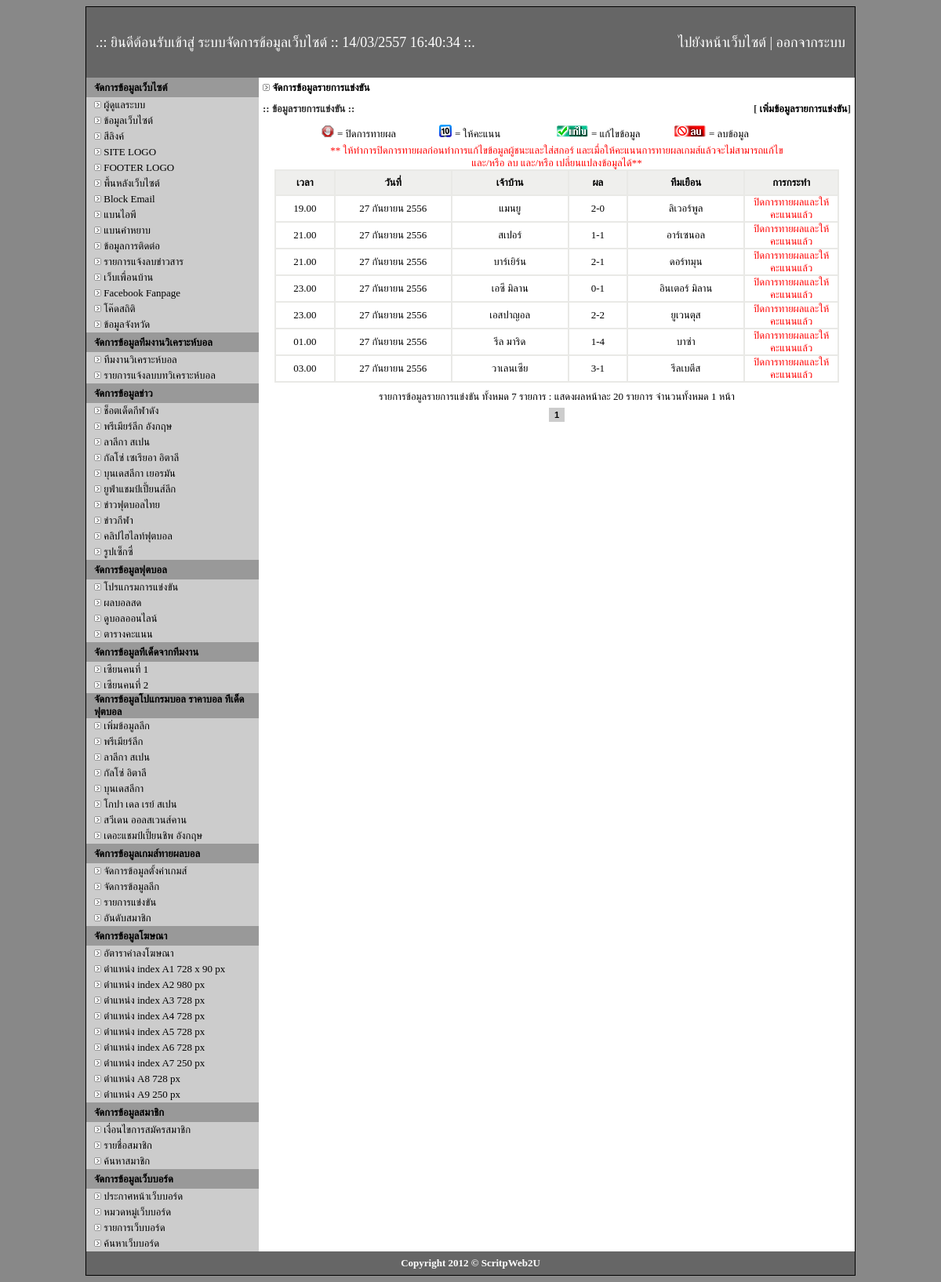
Page /admin/all-game-match.php (signed in) on the committed database.
### tables this page shows
CREATE TABLE `category` (
  `id` int(2) NOT NULL auto_increment,
  `cate_name` varchar(255) NOT NULL,
  `title` text NOT NULL,
  `description` text NOT NULL,
  `keyword` text NOT NULL,
  PRIMARY KEY  (`id`)
);

CREATE TABLE `football` (
  `id` int(2) NOT NULL auto_increment,
  `name` varchar(255) NOT NULL,
  `title` text NOT NULL,
  `description` text NOT NULL,
  `keyword` text NOT NULL,
  `code` text NOT NULL,
  PRIMARY KEY  (`id`)
);

CREATE TABLE `zean_name` (
  `id` int(2) NOT NULL auto_increment,
  `name` varchar(100) NOT NULL,
  PRIMARY KEY  (`id`)
);

CREATE TABLE `league` (
  `id` int(2) NOT NULL auto_increment,
  `league` varchar(255) NOT NULL,
  `icon` varchar(100) NOT NULL,
  PRIMARY KEY  (`id`)
);

CREATE TABLE `game_match` (
  `id` int(11) NOT NULL auto_increment,
  `league_id` int(11) NOT NULL,
  `home` varchar(50) NOT NULL,
  `away` varchar(50) NOT NULL,
  `score` varchar(10) NOT NULL,
  `result` int(2) NOT NULL,
  `days` int(2) NOT NULL,
  `months` int(2) NOT NULL,
  `years` int(2) NOT NULL,
  `game_date` date NOT NULL default '0000-00-00',
  `game_time` varchar(10) NOT NULL,
  `game_status` int(2) NOT NULL,
  PRIMARY KEY  (`id`)
);

### admin/all-game-match.php (the view, shortened to what the rows shown need)
<?
include "../function/datethai.php";
?>
<!DOCTYPE html PUBLIC "-//W3C//DTD XHTML 1.0 Transitional//EN" "http://www.w3.org/TR/xhtml1/DTD/xhtml1-transitional.dtd">
<html xmlns="http://www.w3.org/1999/xhtml">
<head>
</head>
<body>
<table width="980" border="0" align="center" cellpadding="0" cellspacing="1" bgcolor="#000000">
  <tr>
    <td><table width="980" border="0" align="center" cellpadding="0" cellspacing="0">
      <tr>
        <td bgcolor="#CCCCCC"><table width="980" border="0" align="center" cellpadding="0" cellspacing="0">
            <tr>
              <td width="220" align="center" valign="top"><? include "menu.php"; ?></td>
              <td width="760" align="center" valign="top" bgcolor="#FFFFFF"><table width="750" border="0" align="center" cellpadding="0" cellspacing="0">
                  <tr>
                    <td><table width="750" border="0" align="center" cellpadding="0" cellspacing="0">
                      <tr>
                        <td><table width="720" border="1" align="center" cellpadding="0" cellspacing="0" bordercolor="#E9E9E6">
<?
		$strSQL = "SELECT * FROM game_match ";
		$Per_Page = 20;
		$Page = $_GET["Page"];
		if(!$_GET["Page"])
		{
			$Page=1;
		}
		$Page_Start = (($Per_Page*$Page)-$Per_Page);
		$strSQL .=" ORDER BY game_date DESC LIMIT $Page_Start , $Per_Page";
		$objQuery  = mysql_query($strSQL);
		while($objResult = mysql_fetch_row($objQuery)){
?>
                          <tr>
                            <td width="75" height="20" align="center"><font size="2"><?=$objResult[10];?></font></td>
                            <td width="150" height="20" align="center"><font size="2">
                              <? $game_date=DateThai($objResult[9]); echo $game_date;?>
                            </font></td>
                            <td width="150" height="20" align="center"><font size="2">
                              <?=$objResult[2];?>
                            </font></td>
                            <td width="75" height="20" align="center"><font size="2">
                              <?=$objResult[4];?>
                            </font></td>
                            <td width="150" height="20" align="center"><font size="2">
                              <?=$objResult[3];?>
                            </font></td>
                            <td width="120" height="20" align="center"><font size="2" color="#FF0000">
							<? if($objResult[11]==1){?>
							<a href="stop-game-match.php?id=<?=$objResult[0];?>"><img src="images/icon-stop.png" width="16" height="16" border="0" /></a>
							<a href="edit-game-match.php?id=<?=$objResult[0];?>&type=1"><img src="images/edit.gif" width="40" height="15" border="0" /></a>
							<a href="del-game-match.php?id=<?=$objResult[0];?>" onclick="javascript:if(!confirm('ท่านต้องการลบข้อมูลจริงหรือไม่')){return false;}"> <img src="images/del.gif" width="40" height="15" border="0" /></a>
							<? }else if($objResult[11]==3){ ?>
							<a href="point-game-match.php?id=<?=$objResult[0];?>"><img src="images/icon-score.png" width="16" height="16" border="0" /></a>
							<? }else if($objResult[11]==4){ ?>
							ปิดการทายผลและให้คะแนนแล้ว
							<? } ?>
							</font></td>
                          </tr>
<? } ?>
                        </table>                        </td>
                      </tr>
                    </table></td>
                  </tr>
                </table></td>
            </tr>
        </table></td>
      </tr>
    </table></td>
  </tr>
</table>
</body>
</html>

### admin/menu.php (shortened to what the rows shown need)
<table width="220" border="0" align="center" cellpadding="0" cellspacing="0">
  <tr>
    <td><table width="220" border="0" align="center" cellpadding="0" cellspacing="0">
      <?
$stab="select id, cate_name from category order by id asc";
$retab=mysql_query($stab) or die("ERROR $stab");
while($rtab=mysql_fetch_row($retab)){
?>
      <tr>
        <td height="20"><table width="200" border="0" align="center" cellpadding="0" cellspacing="0">
            <tr>
              <td align="left"><font size="2"><img src="../img/icon_bullet_arrow_small.gif" width="9" height="9" /> <a href="all-main-category.php?cate_id=<?=$rtab[0];?>">
                <?=$rtab[1];?>
              </a></font></td>
            </tr>
        </table></td>
      </tr>
      <? } ?>
    </table></td>
  </tr>
  <tr>
    <td><table width="220" border="0" align="center" cellpadding="0" cellspacing="0">
        <tr>
          <td height="20"><table width="200" border="0" align="center" cellpadding="0" cellspacing="0">
<?
$sball="select id, name from football order by id asc";
$reball=mysql_query($sball) or die("ERROR $sball");
while($rball=mysql_fetch_row($reball)){
?>
              <tr>
                <td height="20" align="left"><font size="2"><img src="../img/icon_bullet_arrow_small.gif" width="9" height="9" /> <a href="football.php?id=<?=$rball[0];?>">
                  <?=$rball[1];?>
                </a></font></td>
              </tr>
<? } ?>
          </table></td>
        </tr>
      </table></td>
  </tr>
  <tr>
    <td><table width="220" border="0" align="center" cellpadding="0" cellspacing="0">
      <tr>
        <td height="20"><table width="200" border="0" align="center" cellpadding="0" cellspacing="0">
<?
$szean="select * from zean_name order by id asc";
$rezean=mysql_query($szean) or die("ERROR $szean");
while($rzean=mysql_fetch_row($rezean)){
?>
          <tr>
            <td height="20" align="left"><font size="2"><img src="../img/icon_bullet_arrow_small.gif" width="9" height="9" /> <a href="tded-zean.php?zean_id=<?=$rzean[0];?>"><?=$rzean[1];?></a></font></td>
          </tr>
          <? } ?>
        </table></td>
      </tr>
    </table></td>
  </tr>
  <tr>
    <td><table width="220" border="0" align="center" cellpadding="0" cellspacing="0">
      <?
$ssco="select id, league from league order by id asc";
$resco=mysql_query($ssco) or die("ERROR $ssco");
while($rsco=mysql_fetch_row($resco)){
?>
      <tr>
        <td height="20"><table width="200" border="0" align="center" cellpadding="0" cellspacing="0">
          <tr>
            <td align="left"><font size="2"><img src="../img/icon_bullet_arrow_small.gif" width="9" height="9" /> <a href="t-ded.php?l_id=<?=$rsco[0];?>">
              <?=$rsco[1];?>
            </a></font></td>
          </tr>
        </table></td>
      </tr>
      <? } ?>
    </table></td>
  </tr>
</table>

### rows in the picture
category: cate_name "ช็อตเด็ดกีฬาดัง"
category: cate_name "พรีเมียร์ลีก อังกฤษ"
category: cate_name "ลาลีกา สเปน"
category: cate_name "กัลโซ่ เซเรียอา อิตาลี"
category: cate_name "บุนเดสลีกา เยอรมัน"
category: cate_name "ยูฟ่าแชมป์เปี้ยนส์ลีก"
category: cate_name "ข่าวฟุตบอลไทย"
category: cate_name "ข่าวกีฬา"
category: cate_name "คลิปไฮไลท์ฟุตบอล"
category: cate_name "รูปเซ็กซี่"
football: name "โปรแกรมการแข่งขัน"
football: name "ผลบอลสด"
football: name "ดูบอลออนไลน์"
football: name "ตารางคะแนน"
zean_name: name "เซียนคนที่ 1"
zean_name: name "เซียนคนที่ 2"
league: league "พรีเมียร์ลีก"
league: league "ลาลีกา สเปน"
league: league "กัลโซ่ อิตาลี"
league: league "บุนเดสลีกา"
league: league "โกปา เดล เรย์ สเปน"
league: league "สวีเดน ออลสเวนส์คาน"
league: league "เดอะแชมป์เปี้ยนชิพ อังกฤษ"
game_match: game_time "19.00", game_date "27 กันยายน 2556", home "แมนยู", score "2-0", away "ลิเวอร์พูล", game_status "ปิดการทายผลและให้คะแนนแล้ว"
game_match: game_time "21.00", game_date "27 กันยายน 2556", home "สเปอร์", score "1-1", away "อาร์เซนอล", game_status "ปิดการทายผลและให้คะแนนแล้ว"
game_match: game_time "21.00", game_date "27 กันยายน 2556", home "บาร์เยิร์น", score "2-1", away "ดอร์ทมุน", game_status "ปิดการทายผลและให้คะแนนแล้ว"
game_match: game_time "23.00", game_date "27 กันยายน 2556", home "เอซี มิลาน", score "0-1", away "อินเตอร์ มิลาน", game_status "ปิดการทายผลและให้คะแนนแล้ว"
game_match: game_time "23.00", game_date "27 กันยายน 2556", home "เอสปาญอล", score "2-2", away "ยูเวนตุส", game_status "ปิดการทายผลและให้คะแนนแล้ว"
game_match: game_time "01.00", game_date "27 กันยายน 2556", home "รีล มาริด", score "1-4", away "บาซ่า", game_status "ปิดการทายผลและให้คะแนนแล้ว"
game_match: game_time "03.00", game_date "27 กันยายน 2556", home "วาเลนเซีย", score "3-1", away "รีลเบตีส", game_status "ปิดการทายผลและให้คะแนนแล้ว"

### other values in the picture
$Num_Rows "7"
$Per_Page "20"
$Num_Pages "1"
